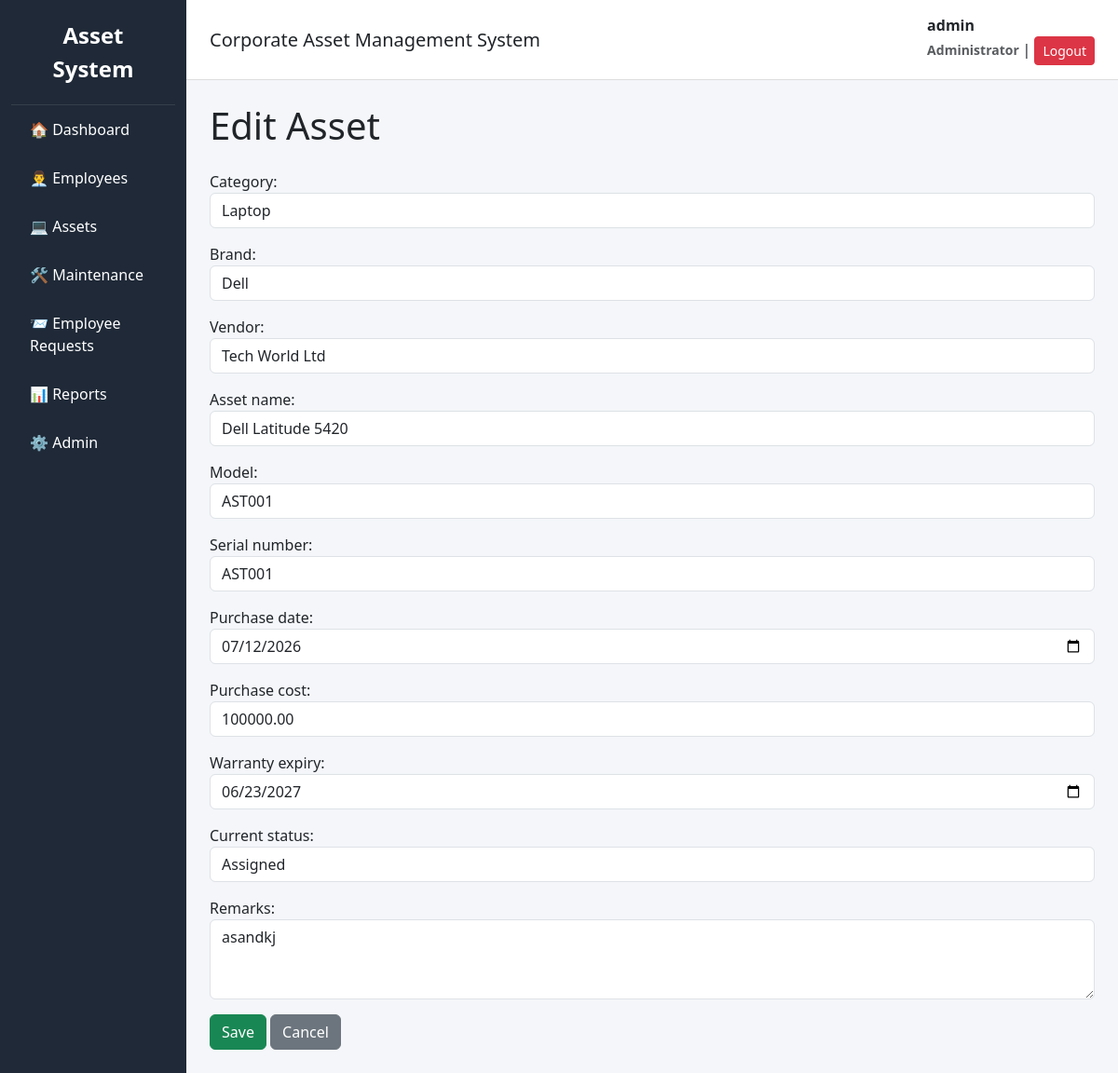
The page /assets/edit/1/ (signed in) on the database its author committed.
### accounts/models.py (models this page shows, shortened)
class User(AbstractUser):
    ROLE_CHOICES = (
        ('Admin', 'Admin'),
        ('IT Officer', 'IT Officer'),
        ('Employee', 'Employee'),
    )
    role = models.CharField(max_length=20, choices=ROLE_CHOICES)
    created_at = models.DateTimeField(auto_now_add=True)
    updated_at = models.DateTimeField(auto_now=True)

### assets/models.py (models this page shows, shortened)
class Asset(models.Model):
    STATUS_CHOICES = (
        ('Available', 'Available'),
        ('Assigned', 'Assigned'),
        ('Under Maintenance', 'Under Maintenance'),
        ('Damaged', 'Damaged'),
        ('Lost', 'Lost'),
        ('Retired', 'Retired'),
    )
    asset_code = models.CharField(
        max_length=20,
        unique=True,
        blank=True
    )
    category = models.ForeignKey(
        AssetCategory,
        on_delete=models.PROTECT
    )
    brand = models.ForeignKey(
        Brand,
        on_delete=models.PROTECT
    )
    vendor = models.ForeignKey(
        Vendor,
        on_delete=models.PROTECT
    )
    asset_name = models.CharField(max_length=100)
    model = models.CharField(max_length=100)
    serial_number = models.CharField(
        max_length=100,
        unique=True
    )
    purchase_date = models.DateField()
    purchase_cost = models.DecimalField(
        max_digits=10,
        decimal_places=2
    )
    warranty_expiry = models.DateField()
    current_status = models.CharField(
        max_length=30,
        choices=STATUS_CHOICES,
        default='Available'
    )
    remarks = models.TextField(
        blank=True,
        null=True
    )
    created_at = models.DateTimeField(auto_now_add=True)
    updated_at = models.DateTimeField(auto_now=True)

### assets/views.py (the view)
# urls.py: path("edit/<int:pk>/", asset_update, name="asset_update"),
@login_required
@staff_required
def asset_update(request, pk):
    asset = get_object_or_404(Asset, pk=pk)
    if request.method == "POST":
        form = AssetForm(
            request.POST,
            instance=asset
        )
        if form.is_valid():
            form.save()
            messages.success(request, "Asset updated successfully.")
            return redirect("asset_list")
    else:
        form = AssetForm(instance=asset)
    return render(
        request,
        "assets/asset_form.html",
        {
            "form": form
        }
    )

### assets/forms.py
class AssetForm(forms.ModelForm):
    class Meta:
        model = Asset
        fields = [
            "category",
            "brand",
            "vendor",
            "asset_name",
            "model",
            "serial_number",
            "purchase_date",
            "purchase_cost",
            "warranty_expiry",
            "current_status",
            "remarks",
        ]
        widgets = {
            "purchase_date": forms.DateInput(attrs={"type": "date"}),
            "warranty_expiry": forms.DateInput(attrs={"type": "date"}),
            "remarks": forms.Textarea(attrs={"rows": 3}),
        }
    def __init__(self, *args, **kwargs):
        super().__init__(*args, **kwargs)
        for field in self.fields.values():
            field.widget.attrs["class"] = "form-control"

### assets/models.py (called while the page is built)
    def __str__(self):
        return self.category_name

    def __str__(self):
        return self.brand_name

    def __str__(self):
        return self.vendor_name

### templates/assets/asset_form.html (shortened to what this page needs)
{% extends "base.html" %}
{% block content %}
<h1 class="mb-4">
    {% if form.instance.pk %}
        Edit Asset
    {% else %}
        Add Asset
    {% endif %}
</h1>
<form method="POST">
    {{ form.as_p }}
    <button class="btn btn-success">
        Save
    </button>
    <a href="{% url 'asset_list' %}"
       class="btn btn-secondary">
        Cancel
    </a>
</form>
{% endblock %}

### templates/base.html (shortened to what this page needs)
<!DOCTYPE html>
<html lang="en">
<head>
    <link href="https://cdn.jsdelivr.net/npm/bootstrap@5.3.3/dist/css/bootstrap.min.css" rel="stylesheet">
</head>
<body>
<div class="container-fluid">
<div class="row">
<div class="col-md-2 sidebar">
<div class="brand">
Asset System
</div>
<a href="/">🏠 Dashboard</a>
{% if request.user.is_staff %}
<a href="/employees/">👨‍💼 Employees</a>
<a href="/assets/">💻 Assets</a>
<a href="/maintenance/">🛠 Maintenance</a>
<a href="/requests/">📨 Employee Requests</a>
{% endif %}
{% if request.user.is_superuser %}
<a href="/reports/">📊 Reports</a>
<a href="/admin/">⚙️ Admin</a>
{% endif %}
</div>
<div class="col-md-10 p-0">
<div class="topbar">
<div>
<h5 class="mb-0">
Corporate Asset Management System
</h5>
</div>
<div>
<span class="username">
<strong>{{ request.user.get_full_name|default:request.user.username }}</strong>
<br>
<small class="text-muted">
{% if request.user.is_superuser %}
Administrator
{% elif request.user.is_staff %}
Staff
{% else %}
Employee
{% endif %}
</small>
</span>
|
<a href="{% url 'logout' %}"
class="btn btn-sm btn-danger">
Logout
</a>
</div>
</div>
<div class="content">
{% block content %}
{% endblock %}
</div>
</div>
</div>
</div>
</body>
</html>

### templates/base.html (style rules this page uses)
body { background:#f4f6f9; }
.sidebar { min-height:100vh; background:#1f2937; }
.brand { color:white; font-size:24px; font-weight:bold; padding:20px; text-align:center; border-bottom:1px solid rgba(255,255,255,.1); }
.sidebar a { display:block; color:white; padding:14px 20px; text-decoration:none; transition:.2s; }
.topbar { background:white; padding:15px 25px; border-bottom:1px solid #ddd; display:flex; justify-content:space-between; align-items:center; }
.content { padding:25px; }
.username { font-weight:bold; }

### rows shown on the page
User: user.get_full_name "admin"
Asset: category "Laptop", brand "Dell", vendor "Tech World Ltd", asset_name "Dell Latitude 5420", model "AST001", serial_number "AST001", purchase_date "07/12/2026", purchase_cost "100000.00", warranty_expiry "06/23/2027", current_status "Assigned", remarks "asandkj"
